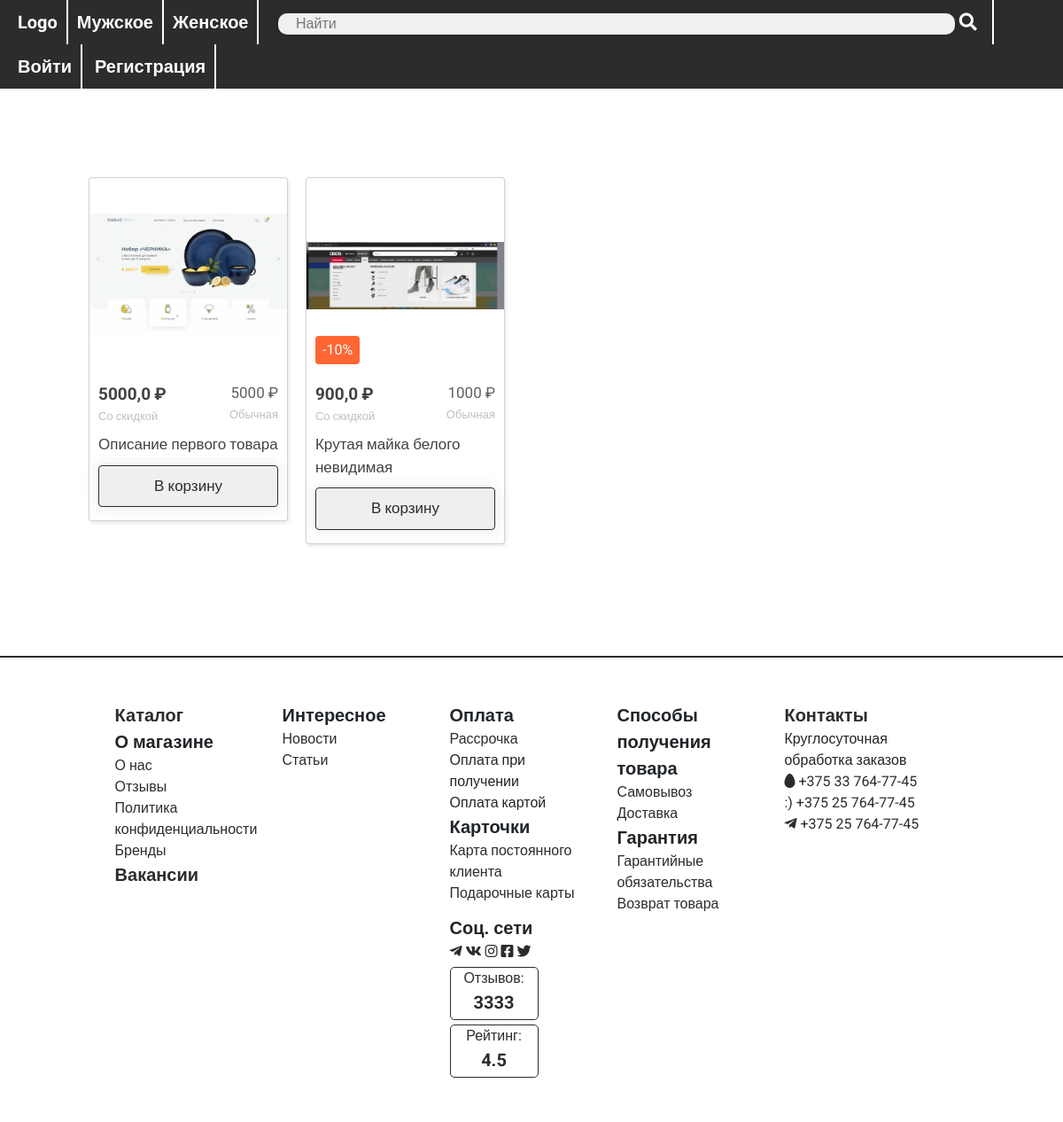
The page /catalog on the database as committed earlier.
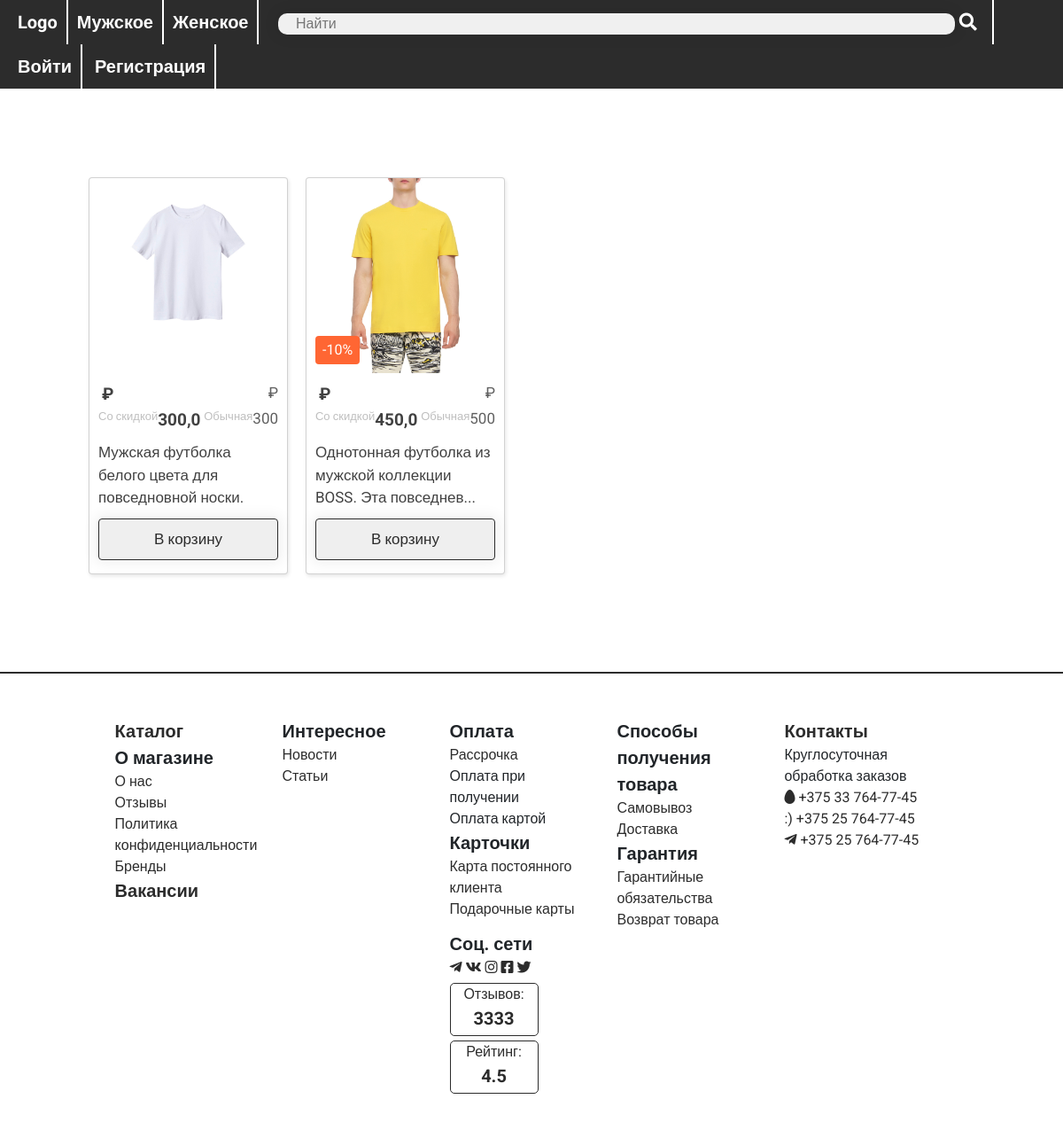
The same page on the database as committed later.
### main/models.py (models this page shows, shortened)
class Item(models.Model):
    name = models.CharField('Название товара', max_length=20)
    price = models.IntegerField('Цена товара', validators=[MinValueValidator(0), MaxValueValidator(999999999)])
    discount = models.IntegerField('Скидка на товар', default=0, validators=[MinValueValidator(0), MaxValueValidator(100)])
    description = models.CharField('Описание товара', max_length=250)
    pic = models.ImageField('Картинка товара')
    tags = models.CharField('Тэги', max_length=500, default='')
    forMales = models.BooleanField('Для мужчин', default=True)
    forChildren = models.BooleanField('Для детей', default=False)
    class Meta:
        verbose_name = 'Товар'
        verbose_name_plural = 'Товары'

### main/views.py (the view)
def catalogShow(request):
    gen = request.GET.get('isMale', None)
    if request.method == 'POST' and request.user.is_anonymous:
        return redirect('/authorization')
    else:
        if gen:
            items = Item.objects.filter(forMales=gen)
        else:
            items = Item.objects.order_by('id')
        for item in items:
            item.discount_price = item.price * ((100-item.discount)/100)
        data = {
            'items': items
        }
        return render(request, 'main/catalog.html', data)

### main/templates/main/catalog.html (shortened to what this page needs)
 {% extends 'main/loyaout.html' %}
{% block bodyBlock %}
<div class="productShow">
{% for item in items %}
    <form method="post" style="display: inline-block; margin-right: 16px; margin-bottom: 10px;">
        <div >
            <div class="card">
              <div class="card__top">
                <a href="#" class="card__image">
                  <img
                    src="{{ item.pic.url }}"
                    alt="{{ item.name }}"
                  />
                </a>
                  {% if item.discount != 0 %}
                    <div class="card__label">-{{ item.discount }}%</div>
                  {% endif %}
              </div>
              <div class="card__bottom">
                <div class="card__prices">
                    <div class="card__price card__price--discount">
                      {{ item.discount_price }}
                    </div>
                  <div class="card__price card__price--common">{{ item.price }}</div>
                </div>
                <a href="#" class="card__title">
                    {% if item.description|length > 60 %}
                        {{ item.description|slice:":60" }}...
                    {% else %}
                        {{ item.description }}
                    {% endif %}
                </a>
                <button class="card__add" type="submit">В корзину</button>
              </div>
            </div>
        </div>
    </form>
{% endfor %}
</div>
{% endblock %}

### main/templates/main/loyaout.html (shortened to what this page needs)
{% load static %}
<!DOCTYPE html>
<html>
<head>
    <link rel="stylesheet" href="https://cdn.jsdelivr.net/npm/bootstrap@5.2.3/dist/css/bootstrap.min.css">
    <link rel="stylesheet" href="https://cdnjs.cloudflare.com/ajax/libs/font-awesome/5.15.3/css/all.min.css">
    <link rel="stylesheet" href="{% static 'main/css/main.css' %}">
</head>
<body>
    <header>
        <div><a href="{% url 'main_page' %}">Logo</a></div><div><a href="{% url 'catalog' %}?isMale=True">Мужское</a></div><div><a href="{% url 'catalog' %}?isMale=False">Женское</a></div>
        <div class="searchDiv"><input type="text" placeholder="Найти"><a href="" ><i class="fas fa-search"></i></a></div>
        {% if request.user.is_authenticated %}
            <div><a href="{% url 'profile' %}"><i class="fas fa-user-alt"></i></a></div><div><a href=""><i class="fas fa-heart"></i></a></div><div><a href=""><i class="fas fa-shopping-cart"></i></a></div><div><a href="{% url 'logout' %}"><i class="fas fa-sign-out-alt"></i></a></div>
        {% else %}
            <div><a href="{% url 'authorization_page' %}">Войти</a></div>
            <div><a href="{% url 'registration_page' %}">Регистрация</a></div>
        {% endif %}
    </header>
    <main class="main-part">
        {% block bodyBlock %}
        {% endblock %}
    </main>
    <footer>
        <div class="column">
            <a href="{% url 'catalog' %}"><span class="title">Каталог</span></a><br>
            <a><span class="title">О магазине</span></a><br>
            <a href="{% url 'aboutUs' %}"><span class="text">О нас</span></a><br>
            <a href=""><span class="text">Отзывы</span></a><br>
            <a href=""><span class="text">Политика конфиденциальности</span></a><br>
            <a href=""><span class="text">Бренды</span></a><br>
            <a href=""><span class="title">Вакансии</span></a><br>
        </div>
        <div class="column">
            <span class="title">Интересное</span><br>
            <a href=""><span class="text">Новости</span></a><br>
            <a href=""><span class="text">Статьи</span></a><br>
        </div>
        <div class="column">
            <span class="title">Оплата</span><br>
            <a href="https://ru.wikipedia.org/wiki/%D0%A0%D0%B0%D1%81%D1%81%D1%80%D0%BE%D1%87%D0%BA%D0%B0" class="text">Рассрочка</a><br>
            <span class="text">Оплата при получении</span><br>
            <span class="text">Оплата картой</span><br>
            <span class="title">Карточки</span><br>
            <a href="{% url 'clientCard' %}"><span class="text">Карта постоянного клиента</span></a><br>
            <a href=""><span class="text">Подарочные карты</span></a><br>
        </div>
        <div class="column">
            <span class="title">Способы получения товара</span><br>
            <a href=""><span class="text">Самовывоз</span></a><br>
            <a href=""><span class="text">Доставка</span></a><br>
            <span class="title">Гарантия</span><br>
            <a href=""><span class="text">Гарантийные обязательства</span></a><br>
            <a href=""><span class="text">Возврат товара</span></a><br>
        </div>
        <div class="column">
            <a href="{% url 'aboutUs' %}" class="title">Контакты</a><br>
            <span class="text">Круглосуточная обработка заказов</span><br>
            <a href=""><span class="text"><i class="fas fa-egg"></i> +375 33 764-77-45 </span></a><br>
            <a href=""><span class="text">:) +375 25 764-77-45 </span></a><br>
            <a href=""><span class="text"><i class="fab fa-telegram-plane"></i> +375 25 764-77-45 </span></a><br>
        </div>
        <div class="column">
            <span class="title">Соц. сети</span><br>
            <a href=""><span class="text"><i class="fab fa-telegram-plane"></i></span></a>
            <a href=""><span class="text"><i class="fab fa-vk"></i></span></a>
            <a href=""><span class="text"><i class="fab fa-instagram"></i></span></a>
            <a href=""><span class="text"><i class="fab fa-facebook-square"></i></span></a>
            <a href=""><span class="text"><i class="fab fa-twitter"></i></span></a><br>
            <a href=""><div class="info_card">
                <span class="text">Отзывов:</span><br>
                <span class="title">3333</span>
            </div></a><br>
            <a href=""><div class="info_card">
                <span class="text">Рейтинг:</span><br>
                <span class="title">4.5</span>
            </div></a>
        </div>
    </footer>
</body>
</html>

### main/static/main/css/main.css (style rules this page uses)
body { background: #ffffff; font-family: 'Roboto', sans-serif; }
a { color: #2c2c2c; text-decoration: none; }
header { background: #2c2c2c; width: 100vw; padding-left: 10px; padding-right: 10px; margin-top: 0px; }
header div { height: 50px; border-right: 2px solid #ffffff; display: inline-block; padding: 10px; text-align: center; min-width: 66px; }
header div a { font-size: 20px; color: #ffffff; font-weight: bold; text-decoration: none; }
header .searchDiv { width: 70%; }
header .searchDiv input { box-shadow: 0 0 15px 4px rgba(0,0,0,0.06); margin-right: 5px; display: inline-block; height: 24px; width: 95%; font-size: 16px; background: #f0f0f0; border-radius: 10px 10px 10px 10px; border: 0px solid White; padding: 1px; padding-left: 20px; text-align: left; }
footer { border-top: 2px solid #2c2c2c; width: 100vw; padding: 50px; text-align: center; }
footer .column { vertical-align: top; display: inline-block; margin-right: 20px; min-height: 50px; width: 15%; text-align: left; }
footer a { text-decoration: none; color: #2c2c2c; }
footer .title { font-size: 20px; font-weight: bold; }
footer .text { font-size: 16px; }
footer .info_card { margin-top: 5px; display: inline-block; width: 100px; height: 60px; border: 1px solid #2c2c2c; border-radius: 5px; text-align: center; }
.main-part { padding: 100px; min-height: 80vh; }
.registrationDiv input[type=text], input[type=email], input[type=password], input[type=number], select, input[type=file], button { border-radius: 10px; margin-top: 5px; margin-bottom: 5px; padding: 10px; border: 0; width: 200px; box-shadow: 0 0 15px 4px rgba(0,0,0,0.06); }
.card { width: 225px; max-height: 700px; min-height: 350px; box-shadow: 1px 2px 4px rgba(0, 0, 0, 0.1); display: flex; flex-direction: column; border-radius: 4px; transition: 0.2s; position: relative; }
.card__top { flex: 0 0 220px; position: relative; overflow: hidden; }
.card__image { display: block; position: absolute; top: 0; left: 0; width: 100%; height: 100%; }
.card__image > img { width: 100%; height: 100%; object-fit: contain; transition: 0.2s; }
.card__label { padding: 4px 8px; position: absolute; bottom: 10px; left: 10px; background: #ff6633; border-radius: 4px; font-weight: 400; font-size: 16px; color: #fff; }
.card__bottom { display: flex; flex-direction: column; flex: 1 0 auto; padding: 10px; }
.card__prices { display: flex; margin-bottom: 10px; flex: 0 0 50%; }
.card__price::after { content: "₽"; margin-left: 4px; position: relative; }
.card__price--discount { font-weight: 700; font-size: 19px; color: #414141; display: flex; flex-wrap: wrap-reverse; }
.card__price--discount::before { content: "Со скидкой"; font-weight: 400; font-size: 13px; color: #bfbfbf; }
.card__price--common { font-weight: 400; font-size: 17px; color: #606060; display: flex; flex-wrap: wrap-reverse; justify-content: flex-end; }
.card__price--common::before { content: "Обычная"; font-weight: 400; font-size: 13px; color: #bfbfbf; }
.card__title { display: block; margin-bottom: 10px; font-weight: 400; font-size: 17px; line-height: 150%; color: #414141; }
.card__add { display: block; width: 100%; font-weight: 400; font-size: 17px; color: #2c2c2c; padding: 10px; text-align: center; border: 1px solid #2c2c2c; border-radius: 4px; cursor: pointer; transition: 0.2s; margin-top: auto; }

Rows that differ between the two databases and show on the page:
removed Item: pic (picture), discount_price "5000,0", price "5000", description "Описание первого товара"
added Item: pic (picture), discount_price "300,0", price "300", description "Мужская футболка белого цвета для повседновной носки."
changed Item: pic: a different picture; discount_price "900,0" → "450,0"; price "1000" → "500"; description "Крутая майка белого невидимая" → "Однотонная футболка из мужской коллекции BOSS. Эта повседнев"
